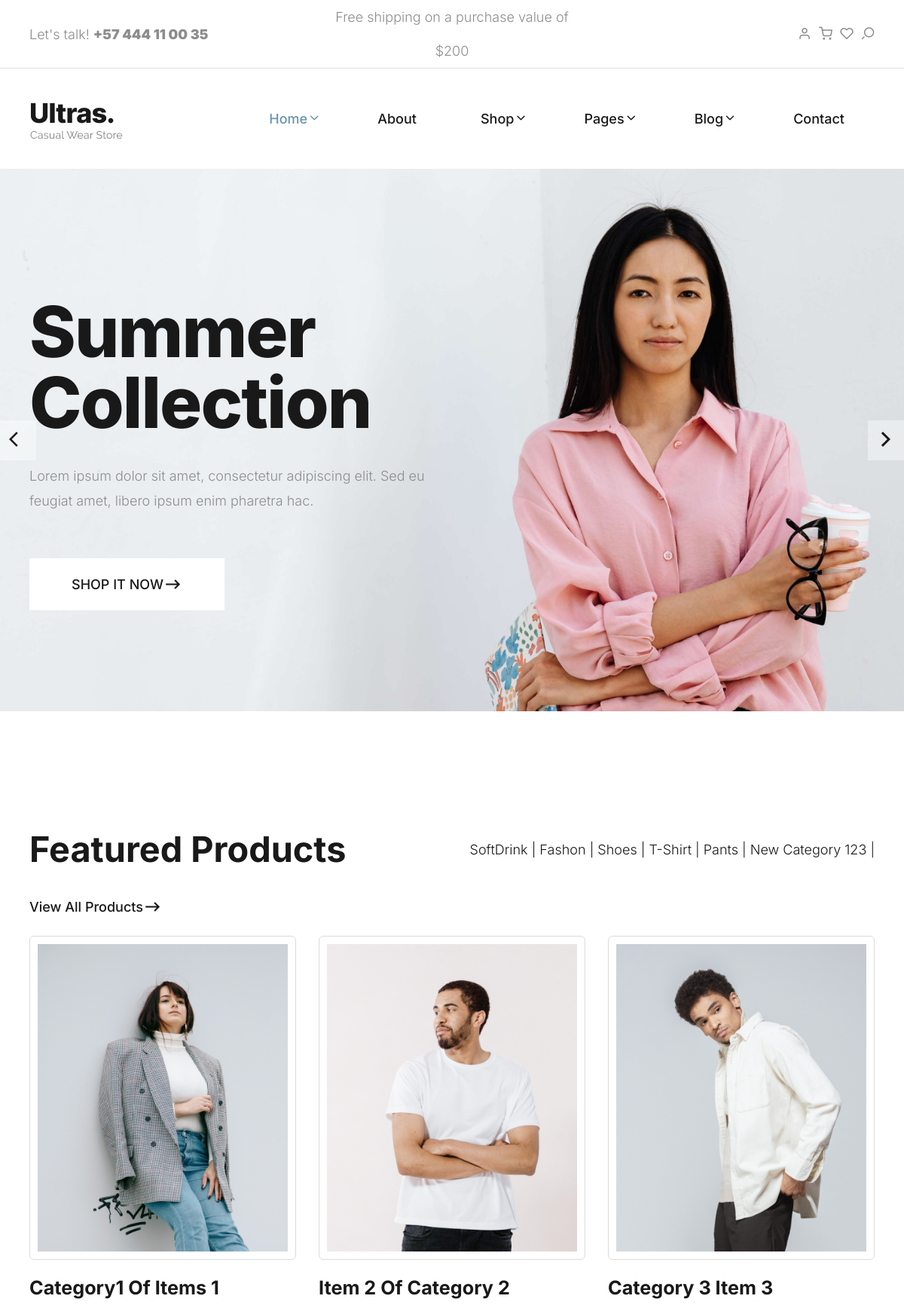
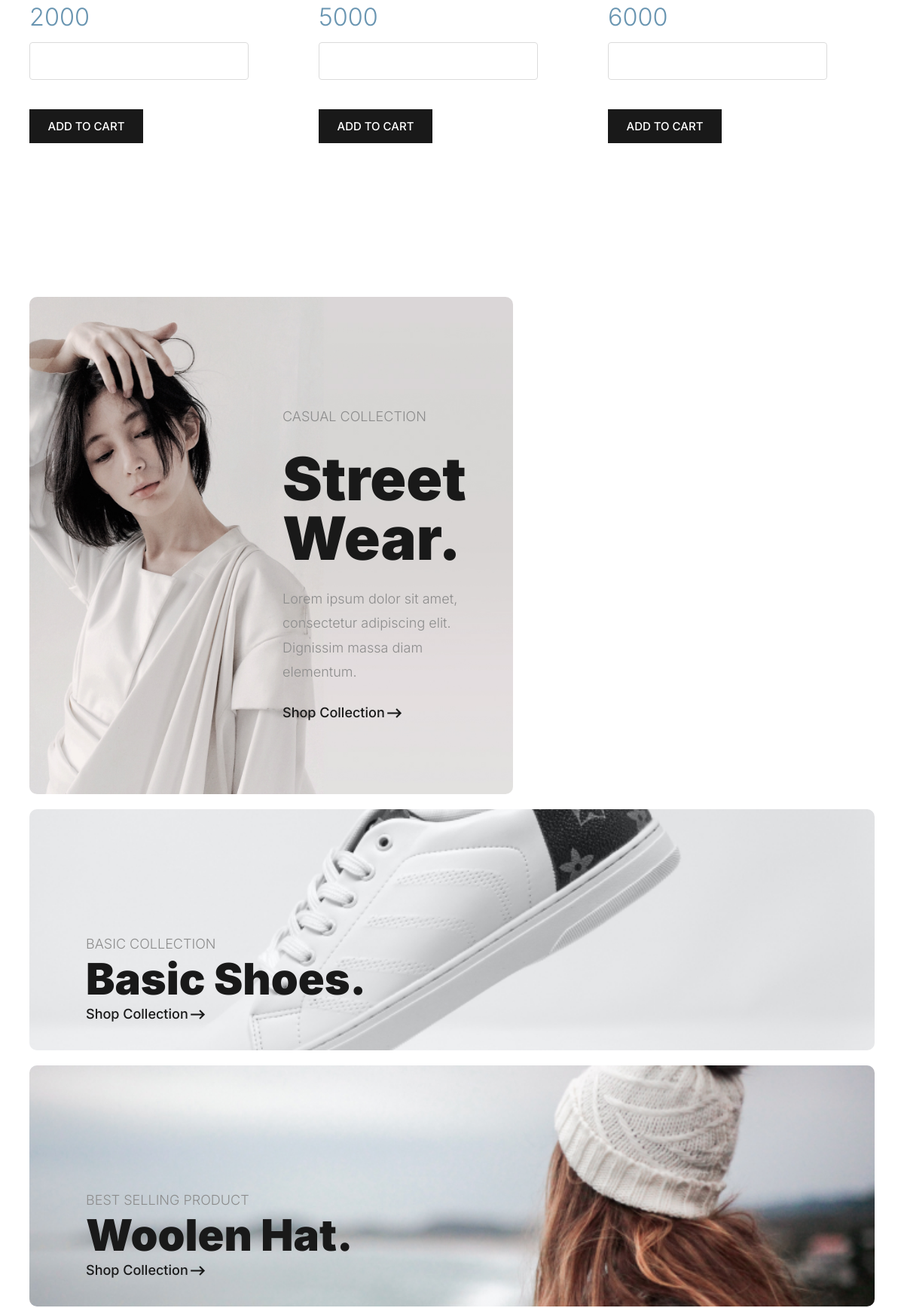
The page / (upper part) on the database its author committed (2 pictures, top to bottom).
### myapp/models.py (models this page shows)
class Category(models.Model):
    category_name = models.CharField(max_length=100)

class Items(models.Model):
    category = models.ForeignKey(Category, on_delete=models.CASCADE)
    item_name = models.CharField(max_length=100)
    photo = models.ImageField(upload_to='img')
    price = models.PositiveIntegerField()

### myapp/views.py (the view)
# urls.py: path('', index, name='index'),
def index(request):
    cat = Category.objects.all()
    itm = Items.objects.all()
    context = {'cat':cat, 'itm':itm}
    return render(request, 'index.html', context)

### templates/index.html (shortened to what this page needs)
{% load static %}
<!DOCTYPE html>
<html lang="en">
  <head>
    <link rel="stylesheet" type="text/css" href="{% static 'css/normalize.css' %}">
    <link rel="stylesheet" type="text/css" href="{% static 'icomoon/icomoon.css' %}">
    <link rel="stylesheet" type="text/css" media="all" href="https://maxcdn.bootstrapcdn.com/font-awesome/4.7.0/css/font-awesome.min.css">
    <link rel="stylesheet" type="text/css" href="{% static 'css/vendor.css' %}">
    <link rel="stylesheet" type="text/css" href="{% static 'style.css' %}">
  </head>
  <body>
    <header id="header">
      <div id="header-wrap">
        <nav class="secondary-nav border-bottom">
          <div class="container">
            <div class="row d-flex align-items-center">
              <div class="col-md-4 header-contact">
                <p>Let's talk! <strong>+57 444 11 00 35</strong>
                </p>
              </div>
              <div class="col-md-4 shipping-purchase text-center">
                <p>Free shipping on a purchase value of $200</p>
              </div>
              <div class="col-md-4 col-sm-12 user-items">
                <ul class="d-flex justify-content-end list-unstyled">
                  <li>
                    <a href="login.html">
                      <i class="icon icon-user"></i>
                    </a>
                  </li>
                  <li>
                    <a href="cart.html">
                      <i class="icon icon-shopping-cart"></i>
                    </a>
                  </li>
                  <li>
                    <a href="wishlist.html">
                      <i class="icon icon-heart"></i>
                    </a>
                  </li>
                  <li class="user-items search-item pe-3">
                    <a href="#" class="search-button">
                      <i class="icon icon-search"></i>
                    </a>
                  </li>
                </ul>
              </div>
            </div>
          </div>
        </nav>
        <nav class="primary-nav padding-small">
          <div class="container">
            <div class="row d-flex align-items-center">
              <div class="col-lg-2 col-md-2">
                <div class="main-logo">
                  <a href="index.html">
                    <img src="{% static 'images/main-logo.png' %}" alt="logo">
                  </a>
                </div>
              </div>
              <div class="col-lg-10 col-md-10">
                <div class="navbar">
                  <div id="main-nav" class="stellarnav d-flex justify-content-end right">
                    <ul class="menu-list">
                      <li class="menu-item has-sub">
                        <a href="index.html" class="item-anchor active d-flex align-item-center" data-effect="Home">Home<i class="icon icon-chevron-down"></i></a>
                      </li>
                      <li><a href="about.html" class="item-anchor" data-effect="About">About</a></li>
                      <li class="menu-item has-sub">
                        <a href="shop.html" class="item-anchor d-flex align-item-center" data-effect="Shop">Shop<i class="icon icon-chevron-down"></i></a>
                      </li>
                      <li class="menu-item has-sub">
                        <a href="#" class="item-anchor d-flex align-item-center" data-effect="Pages">Pages<i class="icon icon-chevron-down"></i></a>
                      </li>
                      <li class="menu-item has-sub">
                        <a href="blog.html" class="item-anchor d-flex align-item-center" data-effect="Blog">Blog<i class="icon icon-chevron-down"></i></a>
                      </li>
                      <li><a href="contact.html" class="item-anchor" data-effect="Contact">Contact</a></li>
                    </ul>
                  </div>
                </div>
              </div>
            </div>
          </div>
        </nav>
      </div>
    </header>
    <section id="billboard" class="overflow-hidden">
      <button class="button-prev">
        <i class="icon icon-chevron-left"></i>
      </button>
      <button class="button-next">
        <i class="icon icon-chevron-right"></i>
      </button>
      <div class="swiper main-swiper">
        <div class="swiper-wrapper">
          <div class="swiper-slide" style="background-image: url('images/banner1.jpg');background-repeat: no-repeat;background-size: cover;background-position: center;">
            <div class="banner-content">
              <div class="container">
                <div class="row">
                  <div class="col-md-6">
                    <h2 class="banner-title">Summer Collection</h2>
                    <p>Lorem ipsum dolor sit amet, consectetur adipiscing elit. Sed eu feugiat amet, libero ipsum enim pharetra hac.</p>
                    <div class="btn-wrap">
                      <a href="shop.html" class="btn btn-light btn-medium d-flex align-items-center" tabindex="0">Shop it now <i class="icon icon-arrow-io"></i>
                      </a>
                    </div>
                  </div>
                </div>
              </div>
            </div>
          </div>
        </div>
      </div>
    </section>
    <section id="featured-products" class="product-store padding-large">
      <div class="container">
        <div class="section-header d-flex flex-wrap align-items-center justify-content-between">
          <h2 class="section-title">Featured Products</h2>
          <div>
            {% for i in cat %}
            <a href="#">{{i.category_name}} | </a>
            {% endfor %}
          </div>
          <div class="btn-wrap">
            <a href="shop.html" class="d-flex align-items-center">View all products <i class="icon icon icon-arrow-io"></i></a>
          </div>
        </div>
        <div class="swiper product-swiper overflow-hidden">
          <div class="swiper-wrapper">
            {% for i in itm %}
            <div class="swiper-slide">
              <div class="product-item">
                <div class="image-holder">
                  <img src="{{i.photo.url}}" alt="Books" class="product-image">
                </div>
                <div class="product-detail">
                  <h3 class="product-title">
                    <a href="single-product.html">{{i.item_name}}</a>
                  </h3>
                  <span class="item-price text-primary">{{i.price}}</span>
                </div>
                <form action="#" method="post">{% csrf_token %}
                <input type="number" name="iqty" id="">
                <button type="submit">Add to Cart</button>
                </form>
              </div>
            </div>
            {% endfor %}
          </div>
        </div>
      </div>
    </section>
    <section id="latest-collection">
      <div class="container">
        <div class="product-collection row">
          <div class="col-lg-7 col-md-12 left-content">
            <div class="collection-item">
              <div class="products-thumb">
                <img src="{% static 'images/collection-item1.jpg' %}" alt="collection item" class="large-image image-rounded">
              </div>
              <div class="col-lg-6 col-md-6 col-sm-6 product-entry">
                <div class="categories">casual collection</div>
                <h3 class="item-title">street wear.</h3>
                <p>Lorem ipsum dolor sit amet, consectetur adipiscing elit. Dignissim massa diam elementum.</p>
                <div class="btn-wrap">
                  <a href="shop.html" class="d-flex align-items-center">shop collection <i class="icon icon-arrow-io"></i>
                  </a>
                </div>
              </div>
            </div>
          </div>
          <div class="col-lg-5 col-md-12 right-content flex-wrap">
            <div class="collection-item top-item">
              <div class="products-thumb">
                <img src="{% static 'images/collection-item2.jpg' %}" alt="collection item" class="small-image image-rounded">
              </div>
              <div class="col-md-6 product-entry">
                <div class="categories">Basic Collection</div>
                <h3 class="item-title">Basic shoes.</h3>
                <div class="btn-wrap">
                  <a href="shop.html" class="d-flex align-items-center">shop collection <i class="icon icon-arrow-io"></i>
                  </a>
                </div>
              </div>
            </div>
            <div class="collection-item bottom-item">
              <div class="products-thumb">
                <img src="{% static 'images/collection-item3.jpg' %}" alt="collection item" class="small-image image-rounded">
              </div>
              <div class="col-md-6 product-entry">
                <div class="categories">Best Selling Product</div>
                <h3 class="item-title">woolen hat.</h3>
                <div class="btn-wrap">
                  <a href="shop.html" class="d-flex align-items-center">shop collection <i class="icon icon-arrow-io"></i>
                  </a>
                </div>
              </div>
            </div>
          </div>
        </div>
      </div>
    </section>
  </body>
</html>

### static/icomoon/icomoon.css (style rules this page uses)
[class^="icon-"], [class*=" icon-"] { font-family: 'icomoon' !important; speak: never; font-style: normal; font-weight: normal; font-variant: normal; text-transform: none; line-height: 1; -webkit-font-smoothing: antialiased; -moz-osx-font-smoothing: grayscale; }
.icon-chevron-down:before { content: "\e908"; }
.icon-shopping-cart:before { content: "\e913"; }
.icon-arrow-io:before { content: "\e90a"; }
.icon-chevron-left:before { content: "\e90d"; }
.icon-chevron-right:before { content: "\e90e"; }
.icon-user:before { content: "\e907"; }
.icon-search:before { content: "\e905"; }
.icon-heart:before { content: "\e902"; }

### rows shown on the page
Category: category_name "SoftDrink"
Category: category_name "Fashon"
Category: category_name "Shoes"
Category: category_name "T-Shirt"
Category: category_name "Pants"
Category: category_name "New Category 123"
Items: photo (picture), item_name "Category1 Of Items 1", price "2000"
Items: photo (picture), item_name "Item 2 Of Category 2", price "5000"
Items: photo (picture), item_name "Category 3 Item 3", price "6000"
